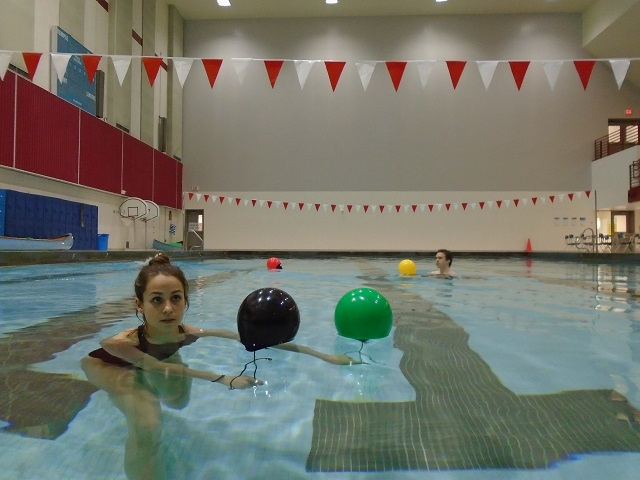
#> input picture pool.jpg, 640 x 480 px
$ python circles.py   (Python 2 division)   (older library calls are emulated)
#> lines starting #> are read from the running program, lines starting #| are printed output that depends on the picture; after the words box and inside, x2 and y2 are one past the last pixel; in counts of white or black regions, pixels touching at a corner belong together
#!/usr/local/bin/python

import os
import cv2
#import cv2.cv as cv
import math
import numpy as np

blank = np.zeros((480, 640), np.uint8)
blank[:,:] = (255)


## Resize with resize command
def resizeImage(img):

    # mapping from destination to source
    dst = cv2.resize(img,None,fx=0.25,fy=0.25,interpolation=cv2.INTER_LINEAR)
    return dst

## Load image
#img = cv2.imread("./buoy_red_1.jpeg")
img = cv2.imread("./pool.jpg")
#> img is the input picture: shape (480, 640, 3); mean B, G, R 107, 117.8, 115.1

#img = cv2.bilateralFilter(img, 9, 75, 75)

## Make image single stream black and white
gray = cv2.cvtColor(img, cv2.COLOR_BGR2GRAY)
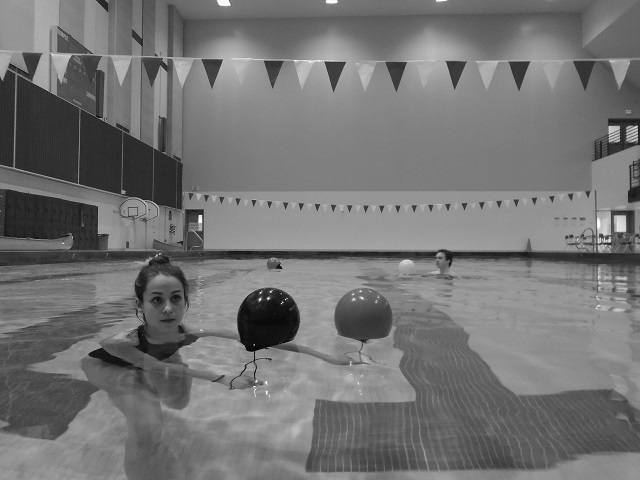
#> gray: shape (480, 640); min 2, max 255, mean 115.7
#gray = cv2.medianBlur(gray, 5)
can = cv2.Canny(gray, 25, 75)
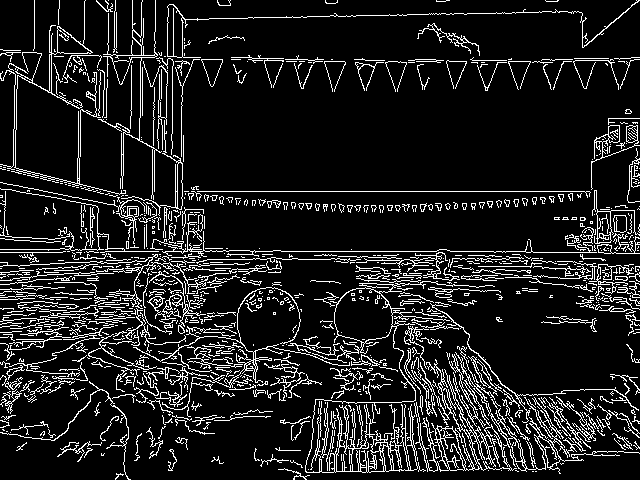
#> can: shape (480, 640); 12% white in thin lines or dots

filteredContour = []

im2, contour,hier = cv2.findContours(can, cv2.RETR_TREE, cv2.CHAIN_APPROX_SIMPLE)
#> contour = 1324 contours, 1170 with area under 20; largest, box (x1, y1, x2, y2) and area: (305, 281, 495, 473) 4768, (411, 357, 517, 472) 2580, (334, 287, 393, 344) 2465, (470, 426, 511, 471) 828, (0, 0, 126, 195) 800
for iteration in range(0,len(contour)):

    areaOfContour = cv2.contourArea(contour[iteration])
    if areaOfContour >= 1000:
        print "Contour %d of size %d" %(iteration,areaOfContour)
        filteredContour.append(contour[iteration])
        cv2.drawContours(img, filteredContour, -1, (0,255,0), 2)
#> this loop made 1324 passes
#> areaOfContour on passes 25, 46, 262: 35, 22, 2579.5
#| Contour 261 of size 2579
#| Contour 676 of size 4767
#| Contour 712 of size 2465
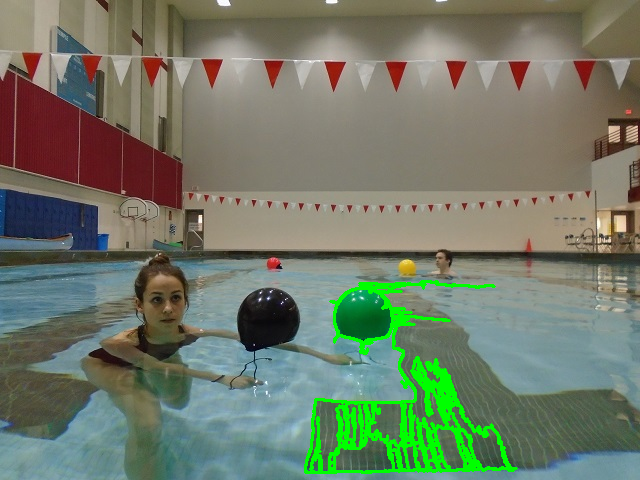
#> img: shape (480, 640, 3); 3.28% of pixels changed, all inside (x1, y1, x2, y2) = (304, 280, 518, 474)
#> after the loop, filteredContour = 3 contours; box (x1, y1, x2, y2) and area: (305, 281, 495, 473) 4768, (411, 357, 517, 472) 2580, (334, 287, 393, 344) 2465


#kernel = np.ones((3,3),np.uint8)
#can = cv2.erode(can, kernel, iterations=1)
#blank = cv2.dilate(blank,kernel, iterations=1)
cv2.imshow("canny", can)
#cv2.imshow("blank", blank)
"""
## Use Hough circles to determine the center of the circle (using fake dp and minDist args)
circles = cv2.HoughCircles(blank, cv2.HOUGH_GRADIENT,1,10)

#circles = np.uint16(np.around(circles))
print circles

for i in circles[0,:]:
    #draw the outer circle
    cv2.circle(img,(i[0],i[1]),i[2],(0,255,0),2)
    #draw the centre of the circle
    cv2.circle(img,(i[0],i[1]),2,(0,0,255),3)
"""
## Show Images
cv2.imshow("gray", gray)
cv2.imshow("img",img)


'''
## End of program
cv2.waitKey(0)
'''

while(1):
    k = cv2.waitKey(1) & 0xFF
#> (key Esc is pressed here)
    if k == 27:
        break

$ run again, with buoy_red_1.jpeg copied over pool.jpg
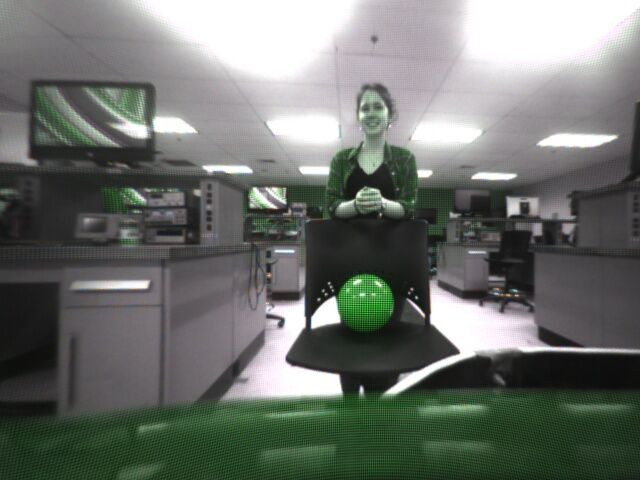
#> input picture buoy_red_1.jpeg, 640 x 480 px
#> img is the input picture: shape (480, 640, 3); mean B, G, R 108, 113.3, 108.7
#> `can = cv2.Canny(gray, 25, 75)`:
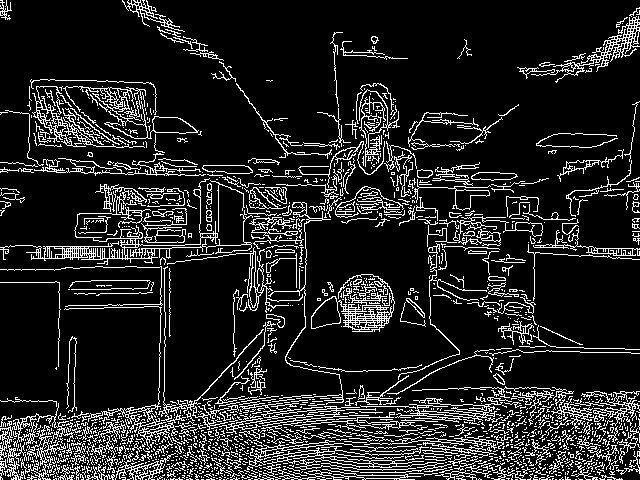
#> can: shape (480, 640); 13.9% white in thin lines or dots
#> contour = 2345 contours, 2109 with area under 20; largest, box (x1, y1, x2, y2) and area: (311, 274, 395, 332) 1592, (0, 178, 253, 265) 1208, (63, 86, 199, 139) 1041, (531, 16, 640, 83) 842, (64, 306, 178, 450) 754
#> the loop `for iteration in range(0,len(contour)): ` made 2345 passes
#> areaOfContour on passes 1516, 1919, 2195: 1592.5, 1208.5, 1041
#> (printed output is left out)
#> after the loop `for iteration in range(0,len(contour)):`:
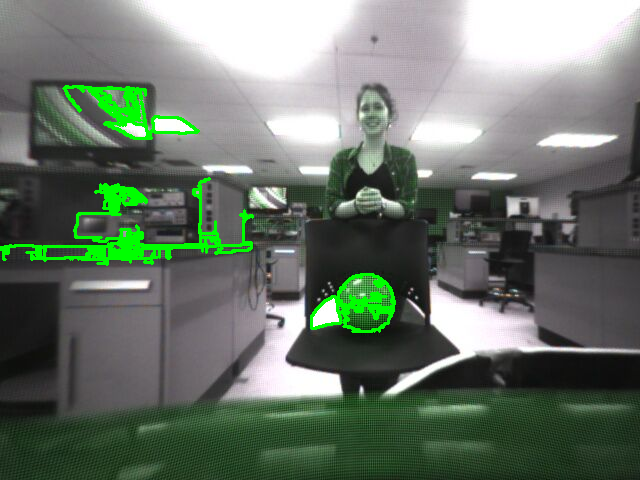
#> img: shape (480, 640, 3); 2.87% of pixels changed, all inside (x1, y1, x2, y2) = (0, 85, 396, 333)
#> after the loop `for iteration in range(0,len(contour)):`: filteredContour = 3 contours; box (x1, y1, x2, y2) and area: (311, 274, 395, 332) 1592, (0, 178, 253, 265) 1208, (63, 86, 199, 139) 1041
